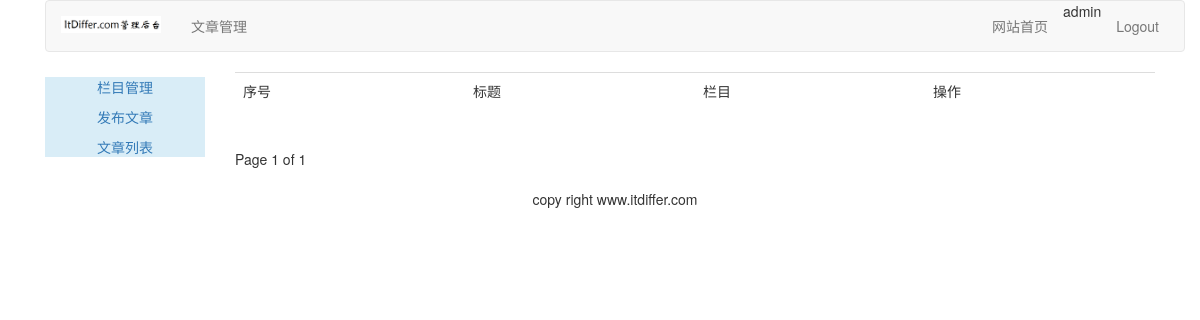
Before: /article/article-list/ (signed in) with the older database file.
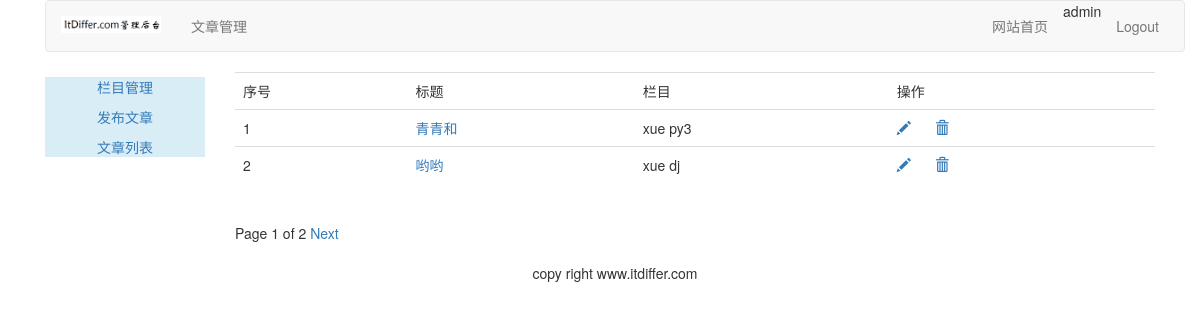
After: the same page with the newer database file.
### article/models.py (models this page shows, shortened)
class ArticlePost(models.Model):
    author = models.ForeignKey(User, on_delete=models.CASCADE, related_name="article")
    title = models.CharField(max_length=200)
    slug = models.SlugField(max_length=500)
    column = models.ForeignKey(ArticleColumn, on_delete=models.CASCADE,related_name="article_column")
    body = models.TextField()
    created = models.DateTimeField(default=timezone.now)
    updated = models.DateTimeField(auto_now=True)
    users_like = models.ManyToManyField(User, related_name="articles_like", blank=True)
    class Meta:
        ordering = ("-updated",)
        index_together = (('id', 'slug'),)
    def get_absolute_url(self):
        return reverse("article:article_detail", args=[self.id, self.slug])

class ArticleColumn(models.Model):
    user = models.ForeignKey(User, on_delete=models.CASCADE,related_name='article_column')
    column = models.CharField(max_length=200)
    created = models.DateField(auto_now_add=True)
    def __str__(self):
        return self.column

### article/views.py (the view)
# urls.py: path('article-list/', views.article_list, name="article_list"),
@login_required(login_url='/account/login')
def article_list(request):
    articles_list = ArticlePost.objects.filter(author=request.user)
    paginator = Paginator(articles_list, 2)
    page = request.GET.get('page')
    try:
        current_page = paginator.page(page)
        articles = current_page.object_list
    except PageNotAnInteger:
        current_page = paginator.page(1)
        articles = current_page.object_list
    except EmptyPage:
        current_page = paginator.page(paginator.num_pages)
        articles = current_page.object_list
    return render(request, "article/column/article_list.html",{"articles":articles, "page": current_page})

### templates/article/column/article_list.html (shortened to what this page needs)
{% extends "article/base.html" %}
{% load static %}
{% block content %}
<div>
    <table class="table table-hover">
        <tr>
            <td>序号</td>
            <td>标题</td>
            <td>栏目</td>
            <td>操作</td>
        </tr>
        {% for article in articles %}
        <tr id={{ article.id }}>
            <td>{{ forloop.counter }}</td>
            <td><a href="{{ article.get_absolute_url }}">{{ article.title }}</a></td>
            <td>{{ article.column }}</td>
            <td>
                <a name="edit" href="{% url 'article:redit_article' article.id %}"><span class="glyphicon glyphicon-pencil"></span></a>
                <a nane="delete" href="javascript:" onclick="del_article(this, {{ article.id }})"><span class="glyphicon glyphicon-trash" style="margin-left:20px;"></span></a>
            </td>
        </tr>
        {% endfor %}
    </table>
    {% include "paginator.html" %}
</div>
{% endblock %}

Changed rows visible on the page:
added ArticlePost: title "青青和", column "xue py3"
added ArticlePost: title "哟哟", column "xue dj"
Other visible differences:
{{ page.paginator.num_pages }}: "1" → "2"
text now shown: "Next"
